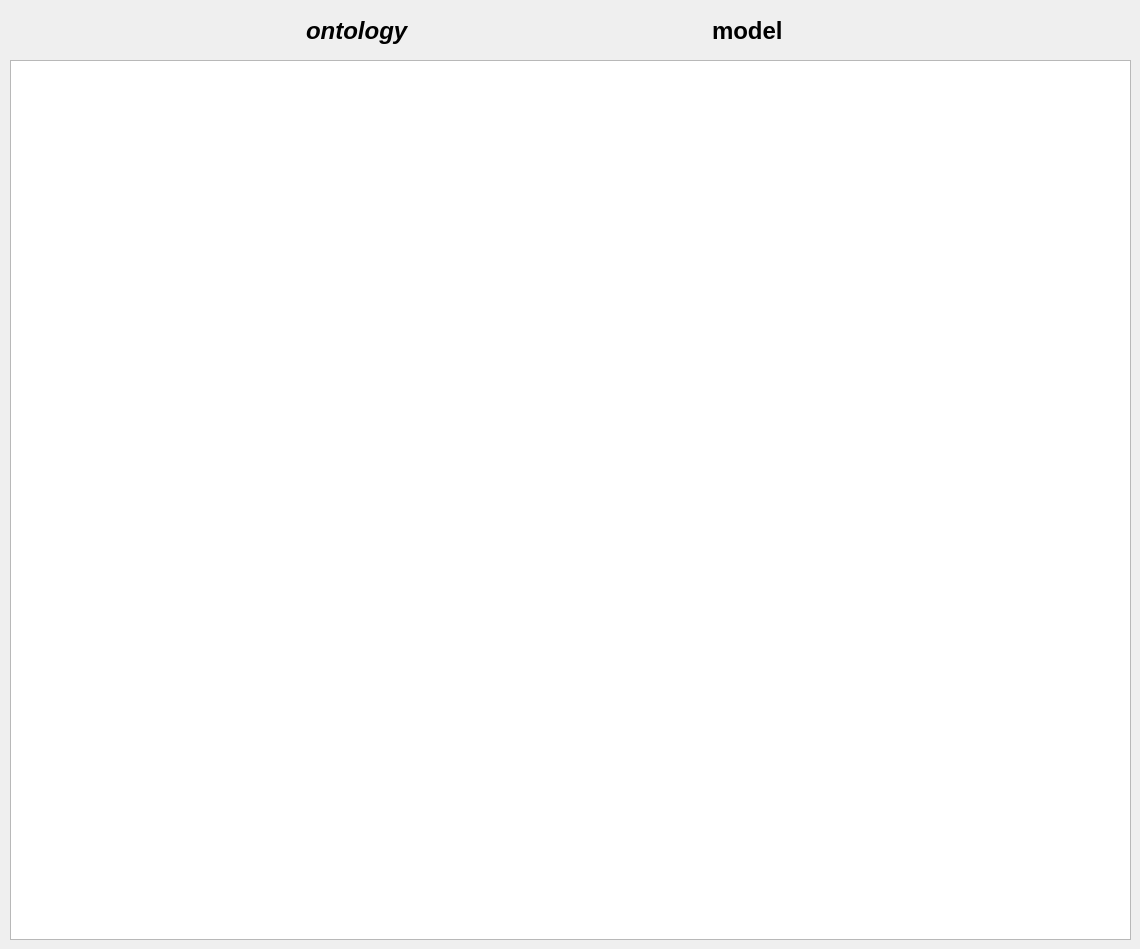
  <widget class="QWidget" name="centralwidget">
   <property name="layoutDirection">
    <enum>Qt::LeftToRight</enum>
   </property>
   <widget class="QWidget" name="layoutWidget">
    <property name="geometry">
     <rect>
      <x>10</x>
      <y>10</y>
      <width>1111</width>
      <height>42</height>
     </rect>
    </property>
    <layout class="QHBoxLayout" name="horizontalLayout">
     <property name="topMargin">
      <number>4</number>
     </property>
     <property name="bottomMargin">
      <number>4</number>
     </property>
     <item>
      <widget class="QLabel" name="labelOntology">
       <property name="sizePolicy">
        <sizepolicy hsizetype="Fixed" vsizetype="Preferred">
         <horstretch>0</horstretch>
         <verstretch>0</verstretch>
        </sizepolicy>
       </property>
       <property name="font">
        <font>
         <pointsize>18</pointsize>
         <weight>75</weight>
         <italic>true</italic>
         <bold>true</bold>
        </font>
       </property>
       <property name="text">
        <string>ontology</string>
       </property>
      </widget>
     </item>
     <item>
      <widget class="QLabel" name="labelModel">
       <property name="sizePolicy">
        <sizepolicy hsizetype="Fixed" vsizetype="Preferred">
         <horstretch>0</horstretch>
         <verstretch>0</verstretch>
        </sizepolicy>
       </property>
       <property name="font">
        <font>
         <pointsize>18</pointsize>
         <weight>75</weight>
         <bold>true</bold>
        </font>
       </property>
       <property name="text">
        <string>model      </string>
       </property>
      </widget>
     </item>
    </layout>
   </widget>
   <widget class="QGraphicsView" name="graphicsView">
    <property name="geometry">
     <rect>
      <x>10</x>
      <y>60</y>
      <width>1121</width>
      <height>880</height>
     </rect>
    </property>
    <property name="minimumSize">
     <size>
      <width>750</width>
      <height>0</height>
     </size>
    </property>
   </widget>
  </widget>
